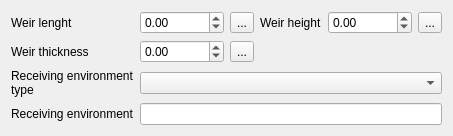
         <widget class="QWidget" name="deversoirorage">
          <layout class="QGridLayout" name="gridLayout_14">
           <item row="0" column="1">
            <widget class="QDoubleSpinBox" name="scoweirlenght">
             <property name="minimum">
              <double>-1.000000000000000</double>
             </property>
             <property name="maximum">
              <double>999999.000000000000000</double>
             </property>
            </widget>
           </item>
           <item row="0" column="5">
            <widget class="QToolButton" name="toolButton_csoweirheight">
             <property name="text">
              <string>...</string>
             </property>
            </widget>
           </item>
           <item row="0" column="3">
            <widget class="QLabel" name="label_56">
             <property name="text">
              <string>Weir height</string>
             </property>
             <property name="wordWrap">
              <bool>true</bool>
             </property>
            </widget>
           </item>
           <item row="0" column="4">
            <widget class="QDoubleSpinBox" name="csoweirheight">
             <property name="minimum">
              <double>-1.000000000000000</double>
             </property>
             <property name="maximum">
              <double>999999.000000000000000</double>
             </property>
            </widget>
           </item>
           <item row="0" column="2">
            <widget class="QToolButton" name="toolButton_scoweirlenght">
             <property name="text">
              <string>...</string>
             </property>
            </widget>
           </item>
           <item row="1" column="2">
            <widget class="QToolButton" name="toolButton_scoweirthickness">
             <property name="text">
              <string>...</string>
             </property>
            </widget>
           </item>
           <item row="0" column="0">
            <widget class="QLabel" name="label_55">
             <property name="text">
              <string>Weir lenght</string>
             </property>
             <property name="wordWrap">
              <bool>true</bool>
             </property>
            </widget>
           </item>
           <item row="1" column="1">
            <widget class="QDoubleSpinBox" name="scoweirthickness">
             <property name="minimum">
              <double>-1.000000000000000</double>
             </property>
             <property name="maximum">
              <double>999999.000000000000000</double>
             </property>
            </widget>
           </item>
           <item row="1" column="0">
            <widget class="QLabel" name="label_57">
             <property name="text">
              <string>Weir thickness</string>
             </property>
            </widget>
           </item>
           <item row="3" column="0">
            <widget class="QLabel" name="label_58">
             <property name="text">
              <string>Receiving environment</string>
             </property>
             <property name="wordWrap">
              <bool>true</bool>
             </property>
            </widget>
           </item>
           <item row="2" column="1" colspan="5">
            <widget class="QComboBox" name="receivingenvironment_2"/>
           </item>
           <item row="3" column="1" colspan="5">
            <widget class="QLineEdit" name="receivingenvironmentcomment"/>
           </item>
           <item row="2" column="0">
            <widget class="QLabel" name="label_75">
             <property name="text">
              <string>Receiving environment type</string>
             </property>
             <property name="wordWrap">
              <bool>true</bool>
             </property>
            </widget>
           </item>
          </layout>
         </widget>
